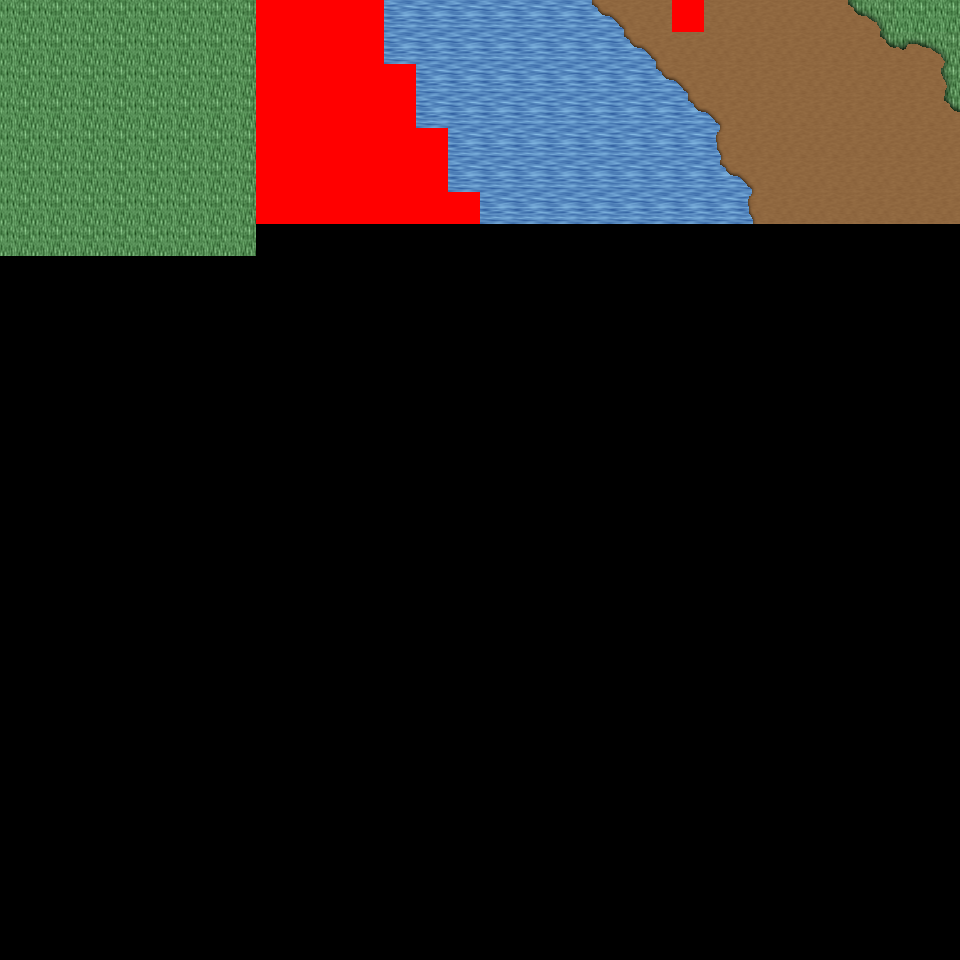

This is a level from a 2D game, rendered from its Tiled map with the project's own tilesets. A one-line summary and the map file follow, with tile-layer data summarised:
An orthogonal 30x30 tile map with 32x32 px tiles, 6 tile layers (Ground, Object, Object2, Above, ...), 45 tilesets and 4 objects (4x mapExit).

<map version="1.0" orientation="orthogonal" renderorder="right-down" width="30" height="30" tilewidth="32" tileheight="32" nextobjectid="5">
  <tileset firstgid="1" name="tileset_logic_collision" tilewidth="32" tileheight="32" tilecount="1" columns="1">
    <image source="../drawable/tileset_logic_collision.png" width="32" height="32" />
  </tileset>
  <tileset firstgid="2" name="tileset_ground_ground" tilewidth="32" tileheight="32" tilecount="33" columns="3">
    <image source="../drawable/tileset_ground_ground.png" width="96" height="352" />
  </tileset>
  <tileset firstgid="35" name="tileset_building_castle" tilewidth="32" tileheight="32" tilecount="320" columns="20">
    <image source="../drawable/tileset_building_castle.png" width="640" height="512" />
  </tileset>
  <tileset firstgid="355" name="tileset_item_weapon_cannon" tilewidth="32" tileheight="32" tilecount="12" columns="3">
    <image source="../drawable/tileset_item_weapon_cannon.png" width="96" height="128" />
  </tileset>
  <tileset firstgid="367" name="tileset_item_pot_barrels_1" tilewidth="32" tileheight="32" tilecount="8" columns="4">
    <image source="../drawable/tileset_item_pot_barrels_1.png" width="128" height="64" />
  </tileset>
  <tileset firstgid="375" name="tileset_ground_grass_edges" tilewidth="32" tileheight="32" tilecount="36" columns="12">
    <image source="../drawable/tileset_ground_grass_edges.png" width="384" height="96" />
  </tileset>
  <tileset firstgid="411" name="tileset_ground_grass_corners" tilewidth="32" tileheight="32" tilecount="24" columns="6">
    <image source="../drawable/tileset_ground_grass_corners.png" width="192" height="128" />
  </tileset>
  <tileset firstgid="435" name="tileset_plant_vine" tilewidth="32" tileheight="32" tilecount="3" columns="1">
    <image source="../drawable/tileset_plant_vine.png" width="32" height="96" />
  </tileset>
  <tileset firstgid="438" name="tileset_ground_water_pool" tilewidth="32" tileheight="32" tilecount="72" columns="3">
    <image source="../drawable/tileset_ground_water_pool.png" width="96" height="768" />
  </tileset>
  <tileset firstgid="510" name="tileset_ground_earth_edges" tilewidth="32" tileheight="32" tilecount="18" columns="6">
    <image source="../drawable/tileset_ground_earth_edges.png" width="192" height="96" />
  </tileset>
  <tileset firstgid="528" name="tileset_building_decoration_chimney" tilewidth="32" tileheight="32" tilecount="2" columns="1">
    <image source="../drawable/tileset_building_decoration_chimney.png" width="32" height="64" />
  </tileset>
  <tileset firstgid="530" name="tileset_building_decoration_chimney_big" tilewidth="32" tileheight="32" tilecount="2" columns="1">
    <image source="../drawable/tileset_building_decoration_chimney_big.png" width="32" height="64" />
  </tileset>
  <tileset firstgid="532" name="tileset_plant_tree_fall_trees" tilewidth="32" tileheight="32" tilecount="40" columns="8">
    <image source="../drawable/tileset_plant_tree_fall_trees.png" width="256" height="160" />
  </tileset>
  <tileset firstgid="572" name="tileset_plant_tree_chestnut_tree" tilewidth="32" tileheight="32" tilecount="20" columns="4">
    <image source="../drawable/tileset_plant_tree_chestnut_tree.png" width="128" height="160" />
  </tileset>
  <tileset firstgid="592" name="tileset_plant_bush_hedge" tilewidth="32" tileheight="32" tilecount="35" columns="5">
    <image source="../drawable/tileset_plant_bush_hedge.png" width="160" height="224" />
  </tileset>
  <tileset firstgid="627" name="tileset_item_statue_gazingball_statue" tilewidth="32" tileheight="32" tilecount="12" columns="3">
    <image source="../drawable/tileset_item_statue_gazingball_statue.png" width="96" height="128" />
  </tileset>
  <tileset firstgid="639" name="tileset_plant_flower_red_blue_clusters" tilewidth="32" tileheight="32" tilecount="4" columns="1">
    <image source="../drawable/tileset_plant_flower_red_blue_clusters.png" width="32" height="128" />
  </tileset>
  <tileset firstgid="643" name="tileset_ground_cobbled_paving" tilewidth="32" tileheight="32" tilecount="1" columns="1">
    <image source="../drawable/tileset_ground_cobbled_paving.png" width="32" height="32" />
  </tileset>
  <tileset firstgid="644" name="tileset_furniture_light_lamp_blue" tilewidth="32" tileheight="32" tilecount="3" columns="1">
    <image source="../drawable/tileset_furniture_light_lamp_blue.png" width="32" height="96" />
  </tileset>
  <tileset firstgid="647" name="tileset_light_dim_light_7x5" tilewidth="32" tileheight="32" tilecount="35" columns="7">
    <image source="../drawable/tileset_light_dim_light_7x5.png" width="224" height="160" />
  </tileset>
  <tileset firstgid="682" name="tileset_light_light_5x5" tilewidth="32" tileheight="32" tilecount="25" columns="5">
    <image source="../drawable/tileset_light_light_5x5.png" width="160" height="160" />
  </tileset>
  <tileset firstgid="707" name="tileset_plant_leaves" tilewidth="32" tileheight="32" tilecount="8" columns="4">
    <image source="../drawable/tileset_plant_leaves.png" width="128" height="64" />
  </tileset>
  <tileset firstgid="715" name="tileset_plant_flower_flowers_mixed" tilewidth="32" tileheight="32" tilecount="16" columns="4">
    <image source="../drawable/tileset_plant_flower_flowers_mixed.png" width="128" height="128" />
  </tileset>
  <tileset firstgid="731" name="tileset_plant_bush_large_green" tilewidth="32" tileheight="32" tilecount="9" columns="3">
    <image source="../drawable/tileset_plant_bush_large_green.png" width="96" height="96" />
  </tileset>
  <tileset firstgid="740" name="tileset_plant_bush_hosta" tilewidth="32" tileheight="32" tilecount="9" columns="3">
    <image source="../drawable/tileset_plant_bush_hosta.png" width="96" height="96" />
  </tileset>
  <tileset firstgid="749" name="tileset_item_statue_fairypool" tilewidth="32" tileheight="32" tilecount="16" columns="2">
    <image source="../drawable/tileset_item_statue_fairypool.png" width="64" height="256" />
  </tileset>
  <tileset firstgid="765" name="tileset_item_statue_grey_stone" tilewidth="32" tileheight="32" tilecount="4" columns="2">
    <image source="../drawable/tileset_item_statue_grey_stone.png" width="64" height="64" />
  </tileset>
  <tileset firstgid="769" name="tileset_item_statue_plants_potted_stone" tilewidth="32" tileheight="32" tilecount="6" columns="3">
    <image source="../drawable/tileset_item_statue_plants_potted_stone.png" width="96" height="64" />
  </tileset>
  <tileset firstgid="775" name="tileset_plant_flower_daisy_blue" tilewidth="32" tileheight="32" tilecount="8" columns="2">
    <image source="../drawable/tileset_plant_flower_daisy_blue.png" width="64" height="128" />
  </tileset>
  <tileset firstgid="783" name="tileset_plant_flower_daisy_red" tilewidth="32" tileheight="32" tilecount="8" columns="2">
    <image source="../drawable/tileset_plant_flower_daisy_red.png" width="64" height="128" />
  </tileset>
  <tileset firstgid="791" name="tileset_plant_flower_daisy_white" tilewidth="32" tileheight="32" tilecount="8" columns="2">
    <image source="../drawable/tileset_plant_flower_daisy_white.png" width="64" height="128" />
  </tileset>
  <tileset firstgid="799" name="tileset_plant_flower_daisy_yellow" tilewidth="32" tileheight="32" tilecount="8" columns="2">
    <image source="../drawable/tileset_plant_flower_daisy_yellow.png" width="64" height="128" />
  </tileset>
  <tileset firstgid="807" name="tileset_furniture_chair_bench_white" tilewidth="32" tileheight="32" tilecount="8" columns="2">
    <image source="../drawable/tileset_furniture_chair_bench_white.png" width="64" height="128" />
  </tileset>
  <tileset firstgid="815" name="tileset_plant_bush_bricked_bushes" tilewidth="32" tileheight="32" tilecount="6" columns="2">
    <image source="../drawable/tileset_plant_bush_bricked_bushes.png" width="64" height="96" />
  </tileset>
  <tileset firstgid="821" name="tileset_plant_stump_small_stump" tilewidth="32" tileheight="32" tilecount="4" columns="2">
    <image source="../drawable/tileset_plant_stump_small_stump.png" width="64" height="64" />
  </tileset>
  <tileset firstgid="825" name="tileset_item_firewood" tilewidth="32" tileheight="32" tilecount="12" columns="3">
    <image source="../drawable/tileset_item_firewood.png" width="96" height="128" />
  </tileset>
  <tileset firstgid="837" name="tileset_item_campfires" tilewidth="32" tileheight="32" tilecount="2" columns="2">
    <image source="../drawable/tileset_item_campfires.png" width="64" height="32" />
  </tileset>
  <tileset firstgid="839" name="tileset_building_wall_int_sandstone" tilewidth="32" tileheight="32" tilecount="15" columns="3">
    <image source="../drawable/tileset_building_wall_int_sandstone.png" width="96" height="160" />
  </tileset>
  <tileset firstgid="854" name="tileset_logic_creature_rodent" tilewidth="32" tileheight="32" tilecount="8" columns="8">
    <image source="../drawable/tileset_logic_creature_rodent.png" width="256" height="32" />
  </tileset>
  <tileset firstgid="862" name="tileset_ground_ground_3" tilewidth="32" tileheight="32" tilecount="5" columns="5">
    <image source="../drawable/tileset_ground_ground_3.png" width="160" height="32" />
  </tileset>
  <tileset firstgid="867" name="tileset_building_cottage" tilewidth="32" tileheight="32" tilecount="256" columns="16">
    <image source="../drawable/tileset_building_cottage.png" width="512" height="512" />
  </tileset>
  <tileset firstgid="1123" name="tileset_building_roof_thatched_roof" tilewidth="32" tileheight="32" tilecount="256" columns="16">
    <image source="../drawable/tileset_building_roof_thatched_roof.png" width="512" height="512" />
  </tileset>
  <tileset firstgid="1379" name="tileset_building_door_doors" tilewidth="32" tileheight="32" tilecount="256" columns="16">
    <image source="../drawable/tileset_building_door_doors.png" width="512" height="512" />
  </tileset>
  <tileset firstgid="1635" name="tileset_building_window_windows" tilewidth="32" tileheight="32" tilecount="256" columns="16">
    <image source="../drawable/tileset_building_window_windows.png" width="512" height="512" />
  </tileset>
  <tileset firstgid="1891" name="tileset_logic_portal" tilewidth="32" tileheight="32" tilecount="24" columns="8">
    <image source="../drawable/tileset_logic_portal.png" width="256" height="96" />
  </tileset>
  <layer name="Ground" width="30" height="30">
    <data>[900 cells, 218 non-empty, 7 distinct tile ids]</data>
  </layer>
  <layer name="Object" width="30" height="30">
    <data>[900 cells, 20 non-empty, 8 distinct tile ids]</data>
  </layer>
  <layer name="Object2" width="30" height="30">
    <data>[900 cells, 0 non-empty, 0 distinct tile ids]</data>
  </layer>
  <layer name="Above" width="30" height="30">
    <data>[900 cells, 0 non-empty, 0 distinct tile ids]</data>
  </layer>
  <layer name="Above2" width="30" height="30">
    <data>[900 cells, 0 non-empty, 0 distinct tile ids]</data>
  </layer>
  <layer name="Walkable" width="30" height="30">
    <data>[900 cells, 38 non-empty, 1 distinct tile ids]</data>
  </layer>
  <objectgroup name="MapEvents">
    <object id="1" name="north" type="mapExit" x="0" y="0" width="256" height="32">
      <properties>
        <property name="map" value="level_0_x21_y62" />
        <property name="x" value="0" />
        <property name="y" value="28" />
      </properties>
    </object>
    <object id="2" name="north2" type="mapExit" x="384" y="0" width="288" height="32">
      <properties>
        <property name="map" value="level_0_x21_y62" />
        <property name="x" value="12" />
        <property name="y" value="28" />
      </properties>
    </object>
    <object id="3" name="north3" type="mapExit" x="704" y="0" width="256" height="32">
      <properties>
        <property name="map" value="level_0_x21_y62" />
        <property name="x" value="22" />
        <property name="y" value="28" />
      </properties>
    </object>
    <object id="4" name="west" type="mapExit" x="0" y="0" width="32" height="960">
      <properties>
        <property name="map" value="level_0_x20_y63" />
        <property name="x" value="28" />
        <property name="y" value="0" />
      </properties>
    </object>
  </objectgroup>
</map>
